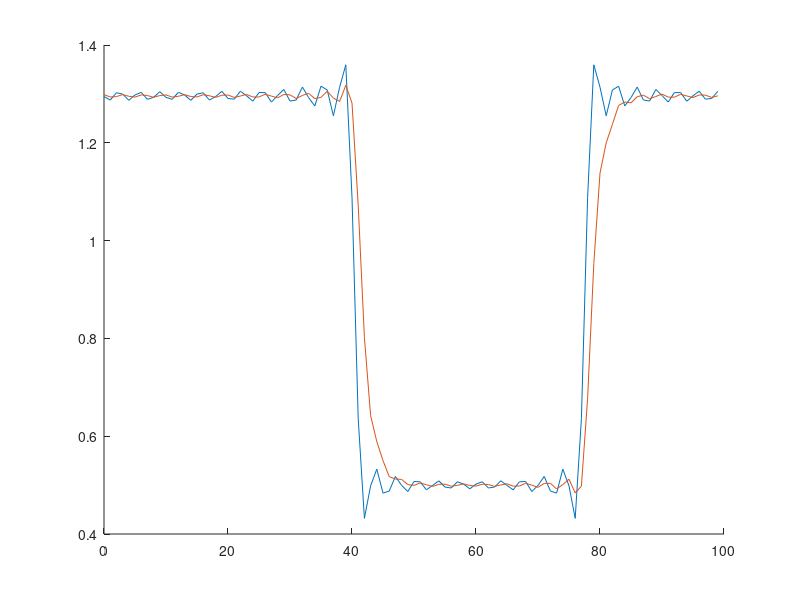

MATLAB code to generate this figure:
A = 1 ;
T = 100;
delta = T / 5;


%         generare semnal
s = zeros(100);
s(1:delta) = A;
s(delta:100) = 0;

t = 0:1:T-1;

%plot(t,s);
%ylim([-delta-1, delta+1]);
hold on;



%         coeficienti
k = 0:30;

ck = zeros(1,100);

for i = 1 : length(k)
    ck(i) = A * exp(-1j * pi * k(i) * delta / T) * sinc(pi * k(i) * delta / T);
end


%        semnal nefiltrat

semnal = zeros(1,100);
for i = 1 : 100
    for j = 1 : length(k)
      semnal(i) = semnal(i) + ck(j) * exp((1j * 2 * pi * k(j) * i)/T);
    end
end

plot(t, semnal);
%ylim([-A-1, A+1]);


%stem(k, abs(ck));

%         coeficienti fourier

fc = 0.1 / T;
fc = 1 / T;
fc = 10 / T;

RC = 1 / (2 * pi * fc);

ck_y = zeros(1,100);

for i = 1 : length(k)
    ck_y(i) = (1 / (1 + 1j * 2 * pi * RC * k(i) / T)) * ck(i);
end

%stem(k, abs(ck_y));


%         reconstructie semnal


semnal = zeros(1,100);
for i = 1 : 100
    for j = 1 : length(k)
      semnal(i) = semnal(i) + ck_y(j) * exp((1j * 2 * pi * k(j) * i)/T);
    end
end

plot(t, semnal);
%ylim([-A-1, A+1]);

